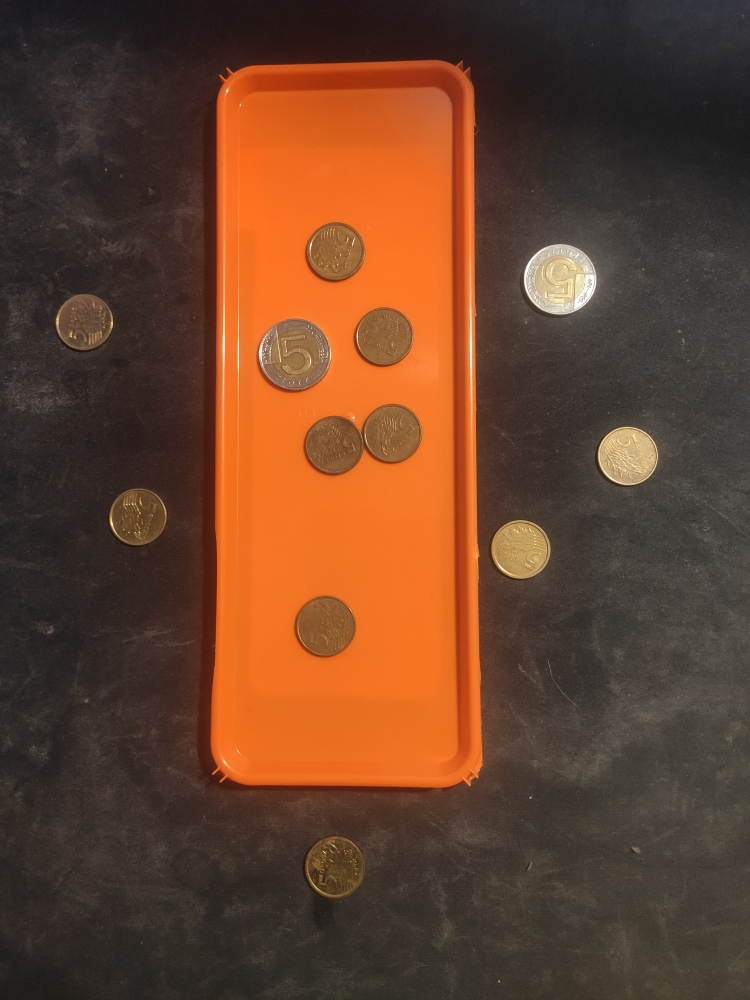
#> input picture Coins/tray2.jpg, 750 x 1000 px; its folder holds 4 pictures in this run
$ python MWA_lab5.py
#> lines starting #> are read from the running program, lines starting #| are printed output that depends on the picture; after the words box and inside, x2 and y2 are one past the last pixel; in counts of white or black regions, pixels touching at a corner belong together
#!/usr/bin/env python
# coding: utf-8

# # MWA: Lab 05
# ### Identyfikacja tacy i monet
# Inż. Gabriela Szczesna

# #### 1. Import bibliotek

# In[30]:


import os
import cv2
import numpy as np
import matplotlib.pyplot as plt


# #### 2. Pobranie obrazów z folderu

# In[31]:


DIRECTORY = 'Coins'
coins_images = []

for entry in os.scandir(DIRECTORY):
    if entry.path.endswith('.jpg') and entry.is_file():
        try:
            img_data = cv2.imread(entry.path)
#> img_data is the input picture: shape (1000, 750, 3); mean B, G, R 43.6, 65.7, 103.4
            coins_images.append(img_data)
        except Exception:
            pass


# #### 3. Wyświetlenie obrazów z użyciem biblioteki matplotlib

# In[32]:


fig = plt.figure(figsize=(10, 10))
ax = fig.gca()
ax.get_xaxis().set_visible(False)
ax.get_yaxis().set_visible(False)
ax.imshow(cv2.cvtColor(coins_images[0], cv2. COLOR_BGR2RGB))
plt.show()


# #### 4. Funkcja znajdująca monety

# In[33]:


def find_coins(image):
    conv_img = cv2.cvtColor(image, cv2.COLOR_BGR2GRAY)
    blur = cv2.GaussianBlur(conv_img, (5, 5), 2)
    threshold = cv2.adaptiveThreshold(blur, 255, cv2.ADAPTIVE_THRESH_GAUSSIAN_C, cv2.THRESH_BINARY, 11, 3)
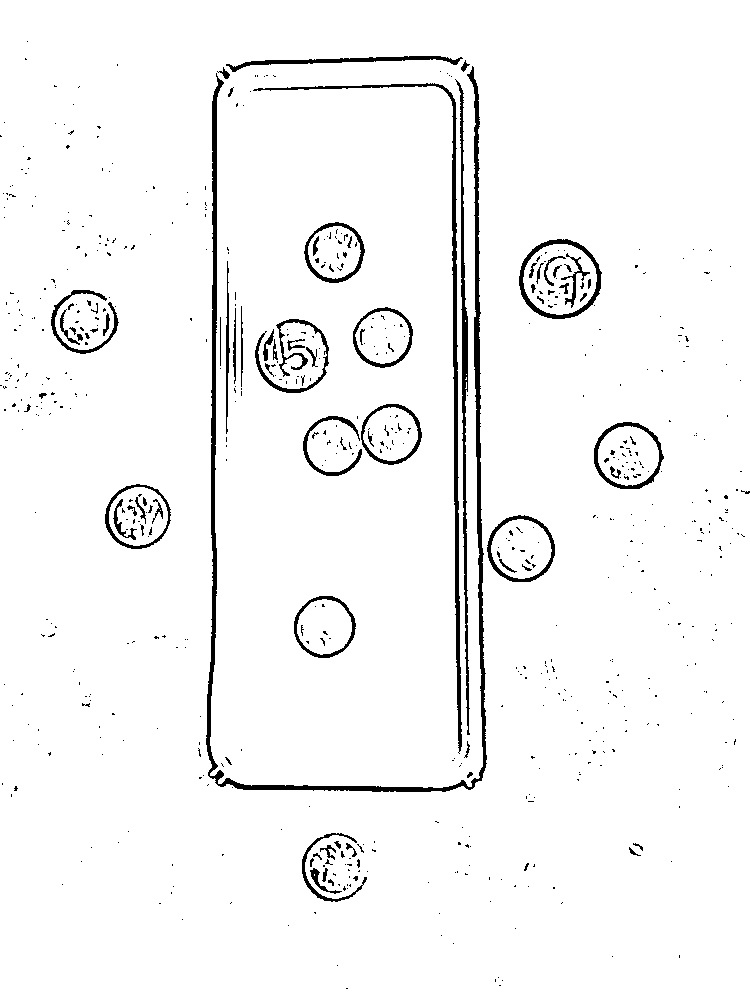
#> threshold: shape (1000, 750); 96.3% white; 662 black regions (588 under 20 px), largest, box (x1, y1, x2, y2) and area: (206, 66, 487, 792) 7391, (253, 83, 462, 754) 3096, (455, 79, 470, 735) 2120
    kernel = np.ones((4, 3), np.uint8)
    k_open = cv2.morphologyEx(threshold, cv2.MORPH_OPEN, kernel)
#> k_open: shape (1000, 750); 96.2% white; 554 black regions (490 under 20 px), largest, box (x1, y1, x2, y2) and area: (206, 67, 487, 793) 7619, (253, 84, 462, 755) 3145, (455, 80, 470, 736) 2214
    outline = cv2.Canny(k_open, 100, 100, L2gradient=True)
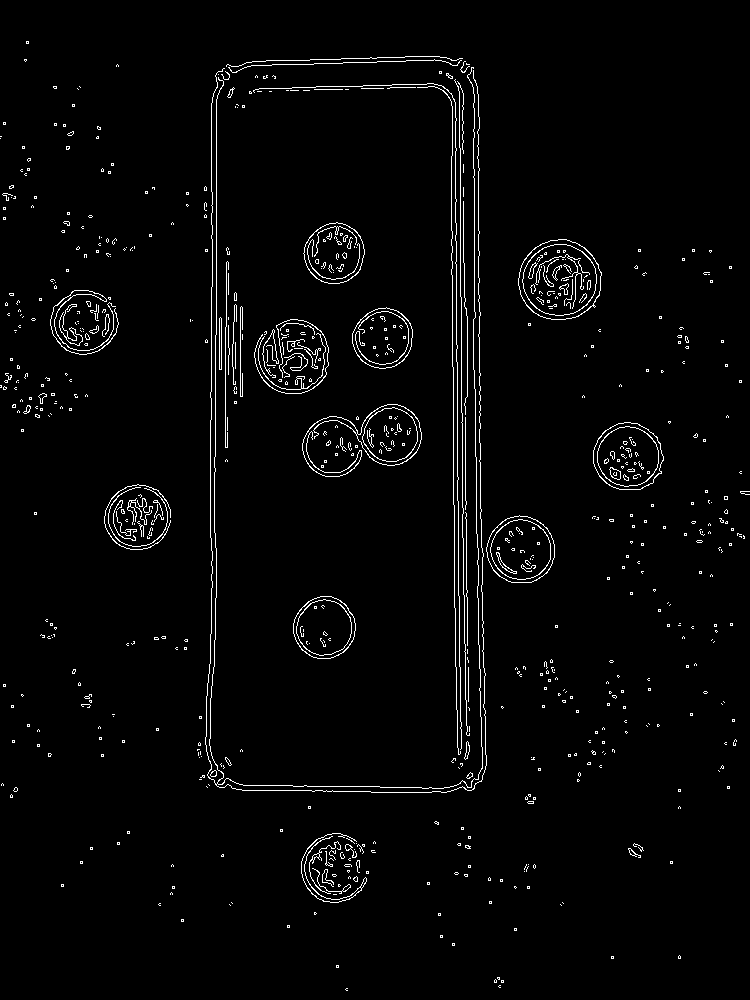
#> outline: shape (1000, 750); 2.5% white in thin lines or dots
    coins = cv2.HoughCircles(outline, cv2.HOUGH_GRADIENT, 1.5, minDist=30, minRadius=13, maxRadius=39)
#> coins = [[558.8, 279.8, 36.4], [627.8, 456.8, 33.4], [291.8, 357.8, 36.4], [519.8, 549.8, 29.5], [333.8, 252.8, 29.65], [81.75, 321.8, 30.85], [135.8, 516.8, 30.4], [330.8, 444.8, 28], [389.2, 435.8, 28], [381.8, 339.8, 28.15], [327.8, 627.8, 28.75]]

    if coins is not None:
        coins = np.round(coins[0,:]).astype("int")
#> coins = [[559, 280, 36], [628, 457, 33], [292, 358, 36], [520, 550, 30], [334, 253, 30], [82, 322, 31], [136, 517, 30], [331, 445, 28], [389, 436, 28], [382, 340, 28], [328, 628, 29]]
        for (x, y, r) in coins:
            cv2.circle(image, (x, y), r, (0,0,0), 6)
#> this loop made 11 passes
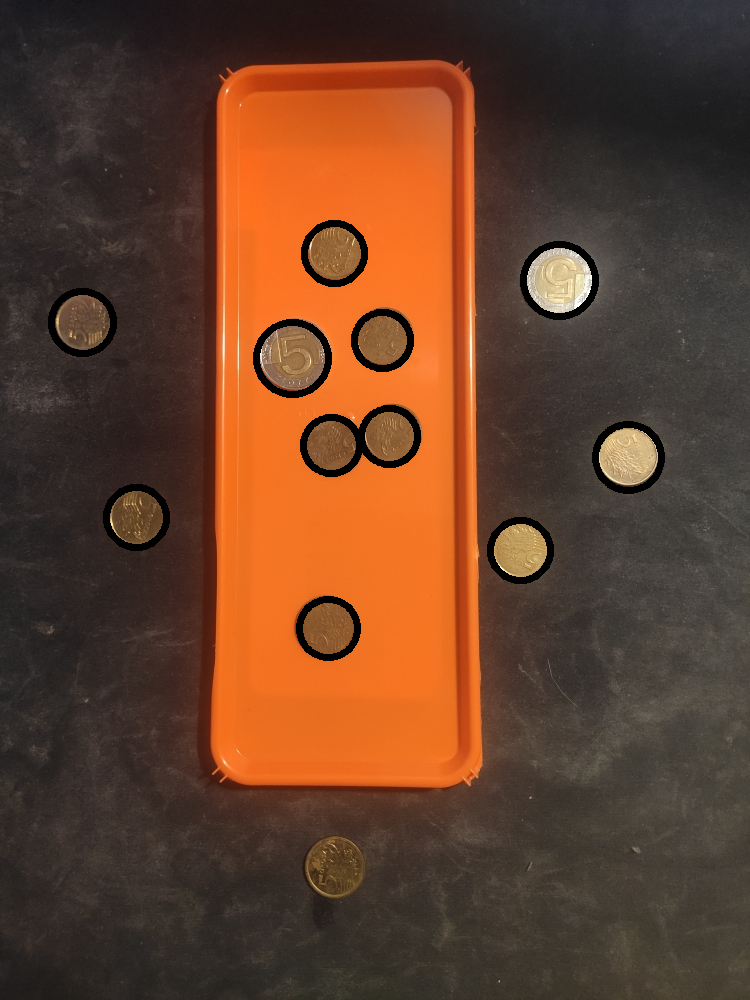
#> image: shape (1000, 750, 3); 1.98% of pixels changed, all inside (x1, y1, x2, y2) = (48, 220, 665, 661)
    else:
        print("No circles found")

    # posortowanie okręgów po promieniu
    coins = coins[np.argsort(coins[:,2])]
#> coins = [[331, 445, 28], [389, 436, 28], [382, 340, 28], [328, 628, 29], [334, 253, 30], [520, 550, 30], [136, 517, 30], [82, 322, 31], [628, 457, 33], [292, 358, 36], [559, 280, 36]]

    cv2.circle(image, (coins[-1][0], coins[-1][1]), coins[-1][2], (0,0,255), 6)
    cv2.circle(image, (coins[-2][0], coins[-2][1]), coins[-2][2], (0,0,255), 6)

    fig = plt.figure(figsize=(10, 10))
    ax = fig.gca()
    ax.get_xaxis().set_visible(False)
    ax.get_yaxis().set_visible(False)
    ax.imshow(cv2.cvtColor(image, cv2.COLOR_BGR2RGB))
    plt.show()


# In[34]:


find_coins(coins_images[0])


# #### 5. Funkcja znajdujące tacę

# In[35]:


def find_tray(image):
    # zmiana na skalę szarości
    conv_img = cv2.cvtColor(image, cv2.COLOR_BGR2GRAY)
    # pozbycie się zewnętrznych pikseli przez rozmycie
    blur = cv2.GaussianBlur(conv_img, (5, 5), 2)
    # obliczenie zakresu do stworzenia krawędzi na małych obszarach obrazu
    threshold = cv2.adaptiveThreshold(blur, 255, cv2.ADAPTIVE_THRESH_GAUSSIAN_C, cv2.THRESH_BINARY, 11, 3)
#> threshold: shape (1000, 750); 96% white; 512 black regions (429 under 20 px), largest, box (x1, y1, x2, y2) and area: (231, 183, 453, 900) 3686, (178, 168, 207, 931) 3228, (464, 174, 478, 931) 3099
    # operacje morfologiczne
    kernel = np.ones((4, 3), np.uint8)
    k_open = cv2.morphologyEx(threshold, cv2.MORPH_OPEN, kernel)
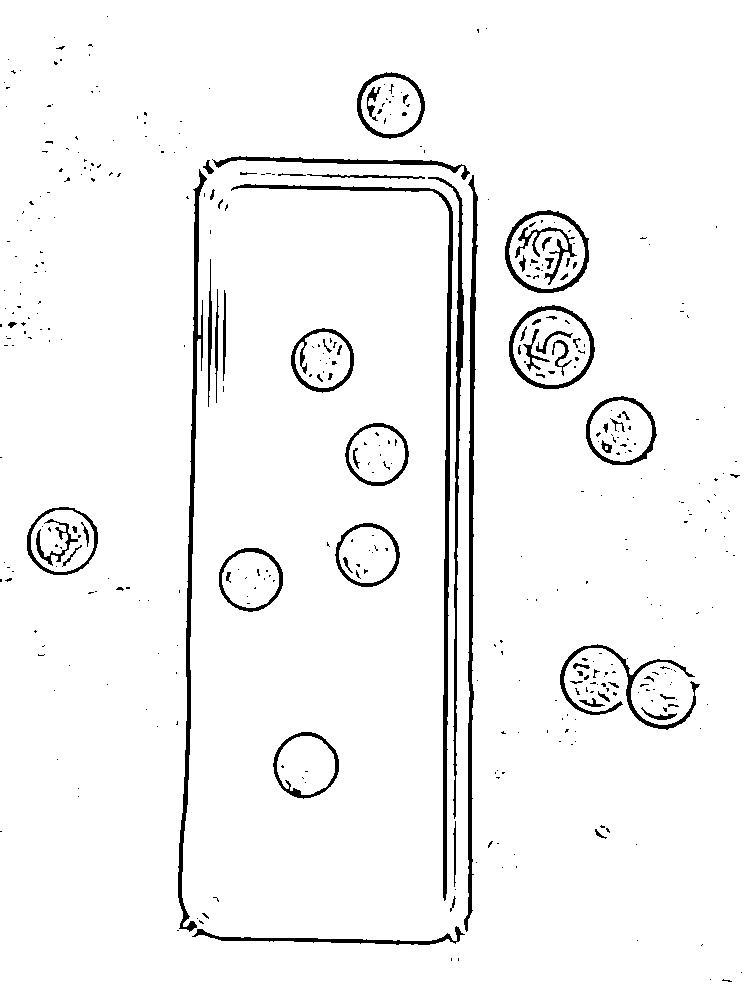
#> k_open: shape (1000, 750); 95.9% white; 423 black regions (349 under 20 px), largest, box (x1, y1, x2, y2) and area: (231, 184, 453, 901) 3741, (178, 169, 207, 932) 3437, (464, 175, 478, 932) 3166
    # wykrycie krawędzi
    outline = cv2.Canny(k_open, 100, 100, L2gradient=True)
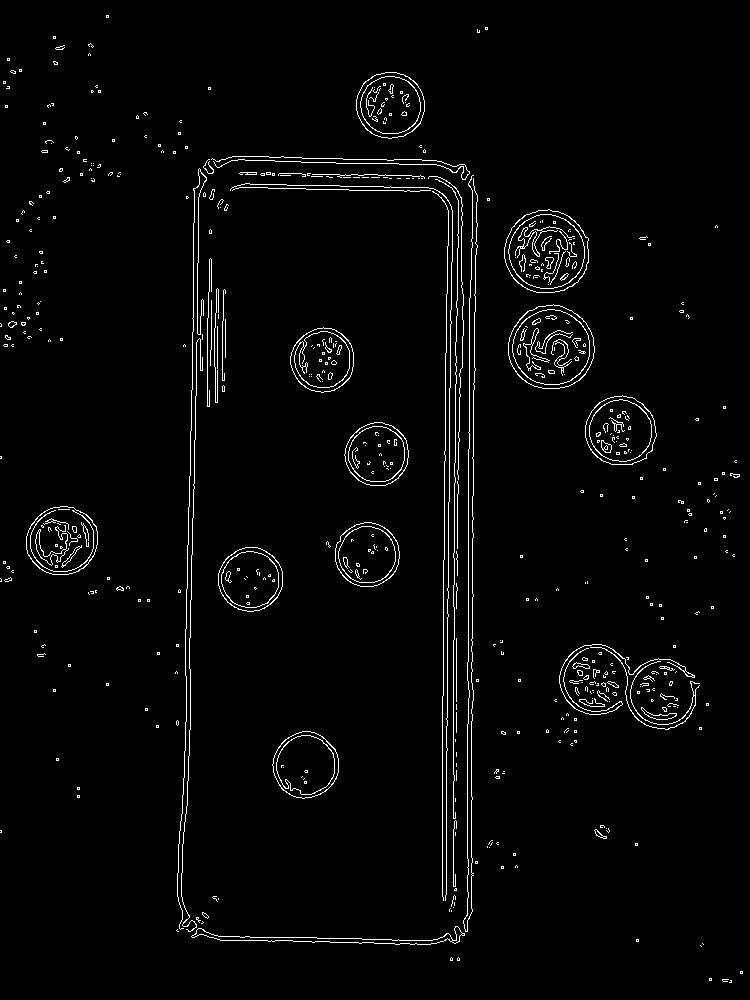
#> outline: shape (1000, 750); 2.5% white in thin lines or dots
    # wykrycie lini przy użyciu transformaty Hougha
    lines = cv2.HoughLinesP(outline, 1, np.pi/180, 100, minLineLength=50, maxLineGap=20)
#> lines = 42 rows, first 6: [192, 554, 195, 396], [184, 777, 186, 676], [468, 723, 468, 432], [456, 559, 460, 369], [453, 907, 453, 640], [442, 855, 442, 799]

    for line in lines:
        x1, y1, x2, y2 = line[0]
        cv2.line(conv_img, (x1, y1), (x2, y2), (0,0,255), 6)
#> this loop made 42 passes
#> (x1, y1, x2, y2) on passes 1 to 12: (192, 554, 195, 396), (184, 777, 186, 676), (468, 723, 468, 432), (456, 559, 460, 369), (453, 907, 453, 640), (442, 855, 442, 799), (471, 913, 471, 709), (193, 262, 194, 188), (446, 894, 446, 718), (472, 720, 472, 496), (445, 429, 446, 316), (473, 430, 477, 195)
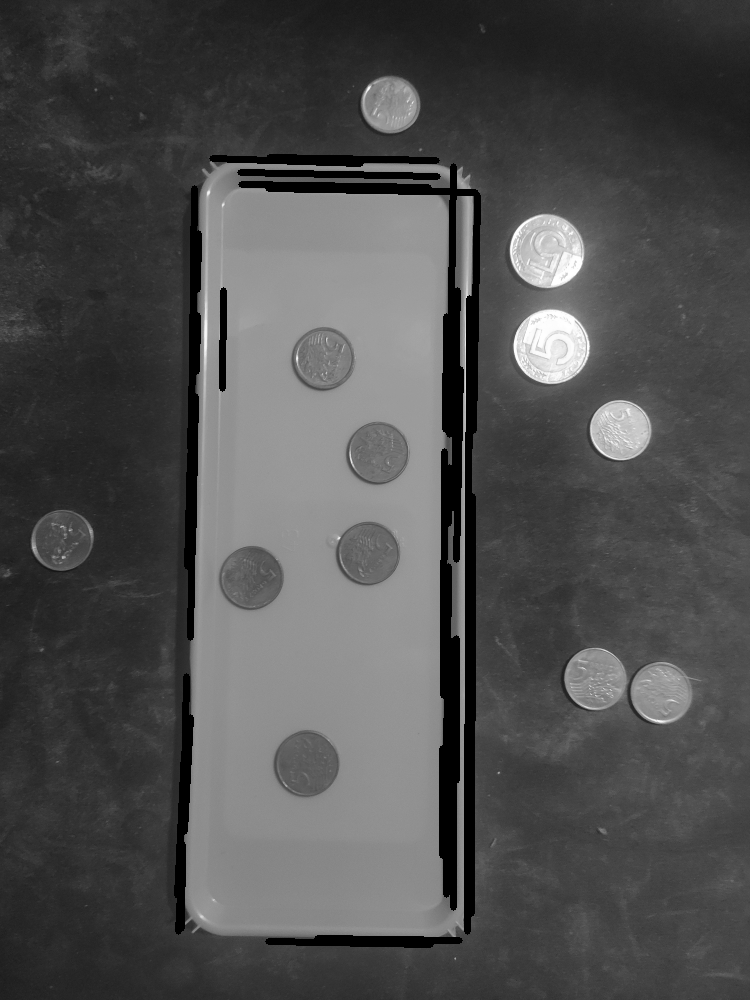
#> conv_img: shape (1000, 750); min 0, max 255, mean 79.3


    fig = plt.figure(figsize=(10, 10))
    ax = fig.gca()
    ax.get_xaxis().set_visible(False)
    ax.get_yaxis().set_visible(False)
    ax.imshow(cv2.cvtColor(conv_img, cv2.COLOR_GRAY2RGB))
    plt.show()


# In[36]:


find_tray(coins_images[1])


# In[ ]:
